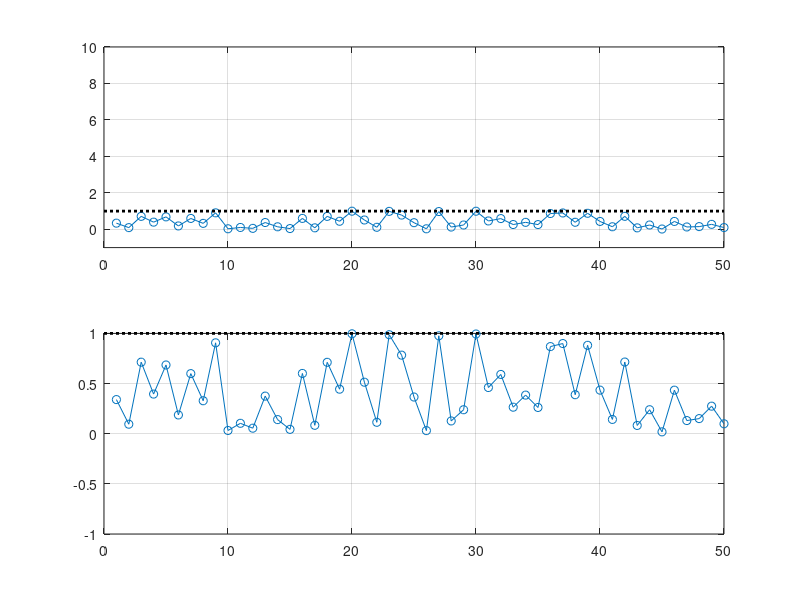

Reproduce this figure in MATLAB. (Note: this script raises an error after producing the figure.)
% Plotting data twice using subplots

n = 50;

x = 1:n;
y{1} = rand(n,1);
y{2} = 10*rand(n,1);

str_size = {'small data example','big data example'}; 

for s=1:2

figure
subplot(2,1,1)
plot(x,y{s},'o-')
ylim([-1 10 ])
grid on
line([0 n],[1 1],'Color','k','LineWidth',2,'LineStyle',':')

subplot(2,1,2)
plot(x,y{s},'o-')
ylim([-1 1])
grid on
line([0 n],[1 1],'Color','k','LineWidth',2,'LineStyle',':')

sgtitle(['subplots  ', str_size{s}])

print(['figure_subplot_' str_size{s} '.png'],'-dpng')
end